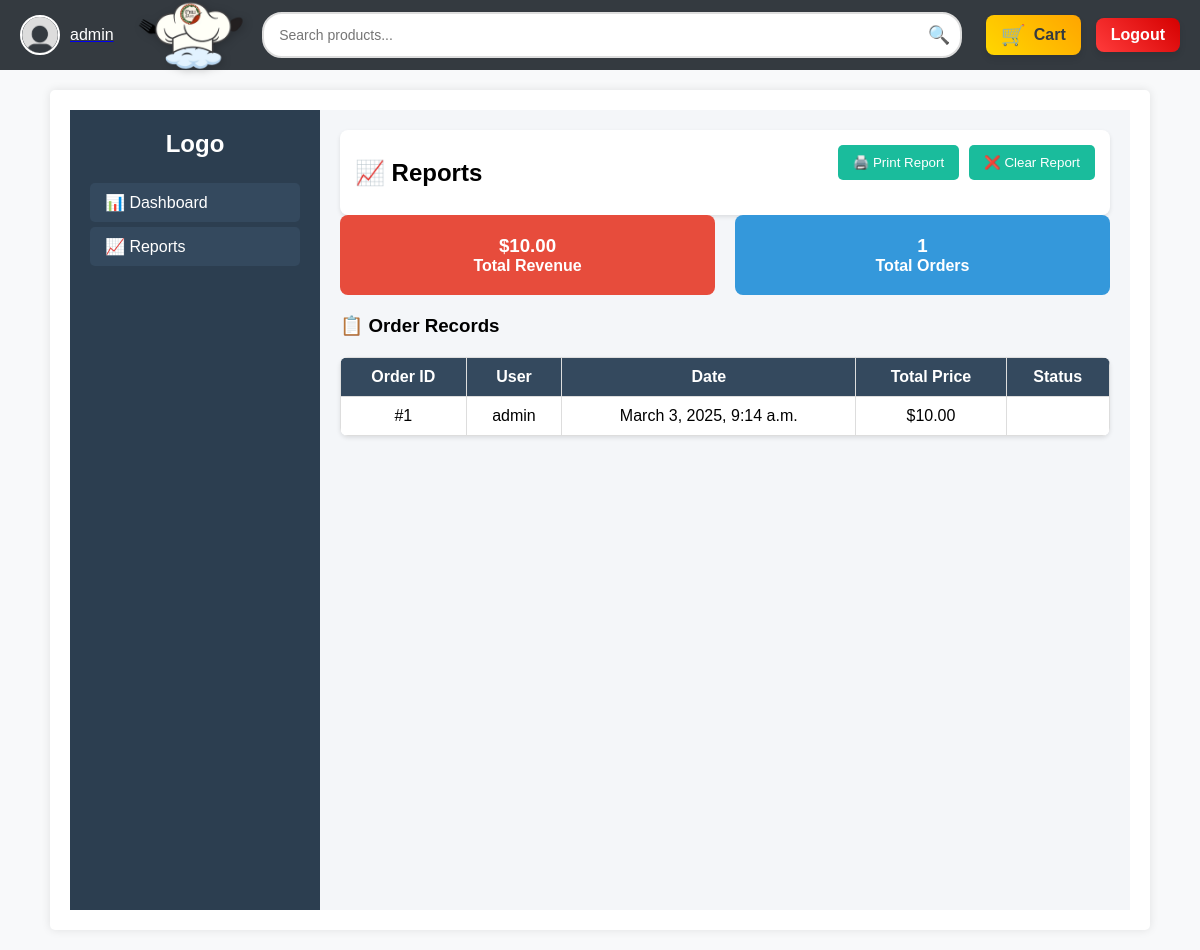
Before: /report/ (signed in) with the older database file.
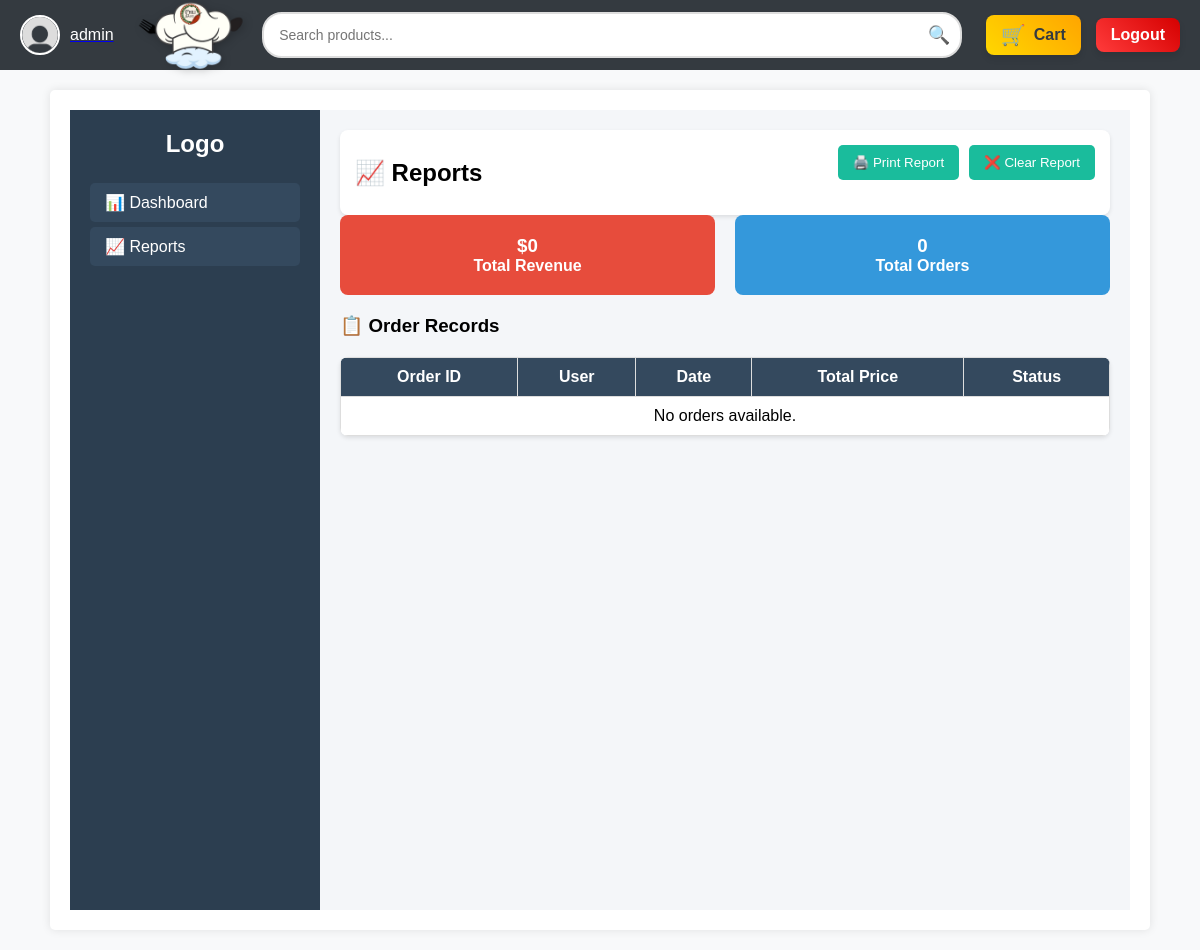
After: the same page with the newer database file.
### store/models.py (models this page shows, shortened)
class Order(models.Model):
    user = models.ForeignKey(User, on_delete=models.CASCADE)
    total_price = models.DecimalField(max_digits=10, decimal_places=2, default=0.00)  # Added default
    created_at = models.DateTimeField(auto_now_add=True)

### store/views.py (the view)
# urls.py: path('report/', report_page, name='report_page'),
def report_page(request):
    orders = Order.objects.all()  # Fetch all orders
    total_revenue = sum(order.total_price for order in orders)  # Calculate revenue
    total_orders = orders.count()  # Count total orders
    context = {
        'orders': orders,
        'total_revenue': total_revenue,
        'total_orders': total_orders,
    }
    return render(request, 'store/report.html', context)

### store/templates/store/report.html (shortened to what this page needs)
{% extends 'store/base.html' %}
{% load static %}
{% block content %}
<link rel="stylesheet" href="{% static 'css/dashboard.css' %}">
<div class="dashboard-container">
    <aside class="sidebar">
        <h2 class="logo">Logo</h2>
        <ul class="menu">
            <li><a href="{% url 'dashboard' %}">📊 Dashboard</a></li>
            <li><a href="{% url 'report_page' %}">📈 Reports</a></li>
        </ul>
    </aside>
    <main class="dashboard-main">
        <header class="dashboard-header">
            <h2>📈 Reports</h2>
            <div class="actions">
                <button onclick="window.print()" class="btn btn-print">🖨️ Print Report</button>
                <form method="POST" action="{% url 'clear_report' %}" onsubmit="return confirm('Are you sure?');">
                    <button type="submit" class="btn btn-clear">❌ Clear Report</button>
                </form>
            </div>
        </header>
        <section class="report-summary">
            <div class="stat-box red">
                <h3>${{ total_revenue }}</h3>
                <p>Total Revenue</p>
            </div>
            <div class="stat-box blue">
                <h3>{{ total_orders }}</h3>
                <p>Total Orders</p>
            </div>
        </section>
        <section class="report-table">
            <h3>📋 Order Records</h3>
            <table>
                <thead>
                    <tr>
                        <th>Order ID</th>
                        <th>User</th>
                        <th>Date</th>
                        <th>Total Price</th>
                        <th>Status</th>
                    </tr>
                </thead>
                <tbody>
                    {% for order in orders %}
                    <tr>
                        <td>#{{ order.id }}</td>
                        <td>{{ order.user.username }}</td>
                        <td>{{ order.created_at }}</td>
                        <td>${{ order.total_price }}</td>
                        <td>{{ order.status }}</td>
                    </tr>
                    {% empty %}
                    <tr>
                        <td colspan="5">No orders available.</td>
                    </tr>
                    {% endfor %}
                </tbody>
            </table>
        </section>
    </main>
</div>
{% endblock %}

### store/templates/store/base.html (shortened to what this page needs)
<!DOCTYPE html>
<html lang="en">
<head>
    {% load static %}
    <link rel="stylesheet" href="{% static 'css/base.css' %}">
</head>
<body>
    <nav class="navbar">
        <div class="nav-left">
            {% if user.is_authenticated %}
                <div class="profile">
                    <img src="{% static 'images/profile.png' %}" alt="Profile" class="profile-img">
                    <a href="{% url 'profile' %}"><span class="username">{{ user.username }}</span></a>
                </div>
            {% endif %}
        </div>
        <div class="nav-center">
            <a href="{% url 'product_list' %}" class="logo-link">
                <img src="{% static 'images/logo.png' %}" alt="Store Logo" class="logo-img">
            </a>
            <form method="GET" action="{% url 'search_results' %}" class="search-form">
                <input type="text" name="q" placeholder="Search products..." required>
                <button type="submit">🔍</button>
            </form>
        </div>
        <div class="nav-right">
            {% if user.is_authenticated %}
                <a href="{% url 'cart' %}" class="cart-btn">
                    <span class="cart-icon">🛒</span> Cart
                </a>
                <form action="{% url 'logout' %}" method="post" class="logout-form">
                    <button type="submit" class="logout-btn">Logout</button>
                </form>
            {% else %}
                <a href="{% url 'signup' %}" class="auth-btn">Signup</a>
                <a href="{% url 'login' %}" class="auth-btn">Login</a>
            {% endif %}
        </div>
    </nav>
    <div class="content">
        {% block content %}
        {% endblock %}
    </div>
</body>
</html>

### store/static/css/base.css (style rules this page uses)
* { margin: 0; padding: 0; box-sizing: border-box; font-family: Arial, sans-serif; }
body { background-color: #f8f9fa; margin: 0; padding: 0; }
.navbar { display: flex; justify-content: space-between; align-items: center; background-color: #343a40; padding: 10px 20px; color: white; height: 70px; }
.nav-left { display: flex; align-items: center; }
.profile { display: flex; align-items: center; }
.profile-img { width: 40px; height: 40px; border-radius: 50%; margin-right: 10px; border: 2px solid white; }
.username { font-size: 16px; color: white; text-decoration: none; }
.nav-center { display: flex; align-items: center; justify-content: center; flex-grow: 1; gap: 15px; }
.logo-link { display: inline-block; }
.logo-img { height: 110px; width: auto; max-width: 180px; object-fit: contain; filter: drop-shadow(2px 2px 4px rgba(0, 0, 0, 0.2)); }
.nav-right { display: flex; align-items: center; gap: 15px; }
.cart-btn { display: flex; align-items: center; justify-content: center; gap: 8px; background: linear-gradient(45deg, #FFD700, #FFA500); color: #343a40; font-size: 16px; font-weight: bold; padding: 8px 15px; border-radius: 8px; text-decoration: none; box-shadow: 0 4px 6px rgba(0, 0, 0, 0.1); transition: background 0.3s ease, transform 0.3s ease, box-shadow 0.3s ease; position: relative; overflow: hidden; }
.cart-icon { font-size: 20px; animation: bounce 1.2s infinite alternate ease-in-out; }
.logout-form { display: inline-block; }
.logout-btn { display: flex; align-items: center; justify-content: center; gap: 8px; background: linear-gradient(45deg, #FF3B3B, #D50000); color: white; font-size: 16px; font-weight: bold; padding: 8px 15px; border-radius: 8px; text-decoration: none; box-shadow: 0 4px 6px rgba(0, 0, 0, 0.1); transition: background 0.3s ease, transform 0.3s ease, box-shadow 0.3s ease; border: none; cursor: pointer; }
.content { max-width: 1100px; margin: 20px auto; padding: 20px; background: white; box-shadow: 0px 0px 10px rgba(0, 0, 0, 0.1); border-radius: 5px; }
.search-form { display: flex; align-items: center; background: white; border: 2px solid #ddd; border-radius: 20px; padding: 5px; width: 700px; transition: all 0.3s ease-in-out; }
.search-form input { border: none; outline: none; padding: 8px 10px; width: 100%; font-size: 14px; border-radius: 20px; }
.search-form button { background: none; border: none; cursor: pointer; font-size: 18px; padding: 5px; transition: transform 0.2s ease; }

### store/static/css/dashboard.css (style rules this page uses)
.dashboard-container { display: flex; min-height: 100vh; background-color: #f4f6f9; }
.sidebar { width: 250px; background: #2c3e50; padding: 20px; color: white; display: flex; flex-direction: column; height: 100vh; }
.logo { font-size: 24px; font-weight: bold; text-align: center; margin-bottom: 20px; }
.menu li { list-style: none; padding: 10px 15px; margin: 5px 0; background: #34495e; border-radius: 5px; cursor: pointer; }
.menu li a { text-decoration: none; color: white; display: block; }
.dashboard-main { flex: 1; padding: 20px; }
.dashboard-header { display: flex; justify-content: space-between; align-items: center; background: white; padding: 15px; border-radius: 8px; box-shadow: 0 2px 4px rgba(0, 0, 0, 0.1); }
.stat-box { flex: 1; padding: 20px; border-radius: 8px; text-align: center; color: white; font-weight: bold; }
.red { background: #e74c3c; }
.blue { background: #3498db; }
table { width: 100%; background: white; border-radius: 8px; overflow: hidden; box-shadow: 0 2px 4px rgba(0, 0, 0, 0.1); margin-top: 20px; }
thead { background: #34495e; color: white; }
td, th { padding: 12px; text-align: center; border-bottom: 1px solid #ddd; }
button { background: #1abc9c; color: white; border: none; padding: 10px 15px; border-radius: 5px; cursor: pointer; }
.report-summary { display: flex; gap: 20px; margin-bottom: 20px; }
.report-table table { width: 100%; border-collapse: collapse; }
.report-table th, .report-table td { border: 1px solid #ddd; padding: 10px; text-align: center; }
.actions { display: flex; gap: 10px; margin-bottom: 20px; }

Changed rows visible on the page:
removed Order: id "1", user.username "admin", created_at "March 3, 2025, 9:14 a.m.", total_price "10.00"
Other visible differences:
{{ total_revenue }}: "10.00" → "0"
{{ total_orders }}: "1" → "0"
text now shown: "No orders available."
